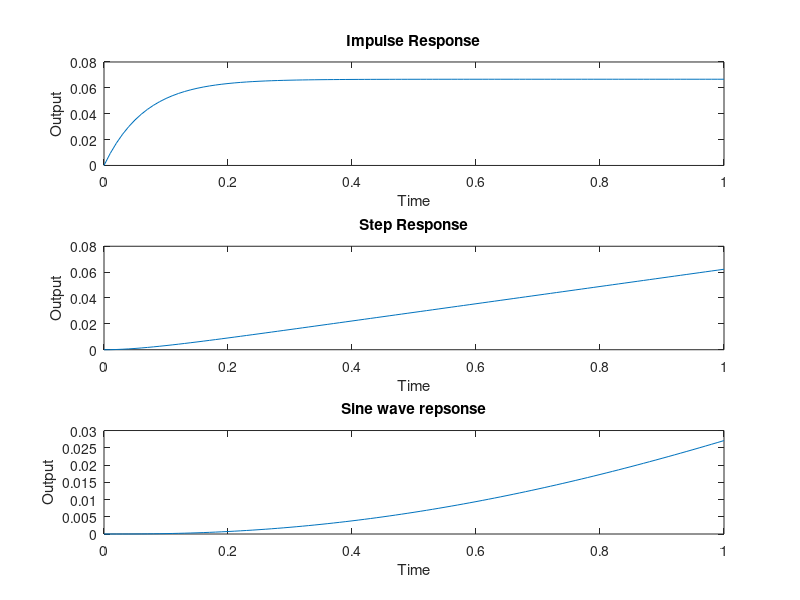

Write MATLAB code to recreate this figure.
close all
clear all
clc

% define constants
z_d = 2;
psi_d = pi/4;
m = 0.03;
g = 9.81;
Ix = 1.5e-5;
Iy = 1.5e-5;
Iz = 3e-05;
kx = 4.5e-03;
ky = 4.5e-03;
kz = 4.5e-03;
kp = 4.5e-04;
kq = 4.5e-04;
kr = 4.5e-04;

% Define state space model
A = [0 1; 0 -15];
B = [0; 3.3333e+04];
C = [1 0];
D = 0;
T = 0.01;

% Discretize the system
% [Ad, Bd, Cd, Dd] = c2dm(A,B,C,D,T,'zoh');
sys = ss(A, B, C, D);

% Initial Conditions
x0 = [0;0];
t = (0:T:1);

% impulse response evolution
y1 = impulse(sys, t)*3e-05;


% step response evolution
y2 = step(sys, t)*3e-05;

% sine wave response evolution
u4 = sin(t)*3e-05;
y3 = lsim(sys, u4, t, x0);

% Analysing transfer function
Hs = tf(sys);


% Plotting results
subplot(3,1,1);
plot(t, y1)
title('Impulse Response')
xlabel('Time')
ylabel('Output')
axis([0 1 0 0.08])
subplot(3,1,2)
plot(t, y2)
title('Step Response')
xlabel('Time')
ylabel('Output')
axis([0 1 0 0.08])
subplot(3,1,3)
plot(t, y3)
title('Sine wave repsonse')
axis([0 1 0 0.03])
xlabel('Time')
ylabel('Output')













